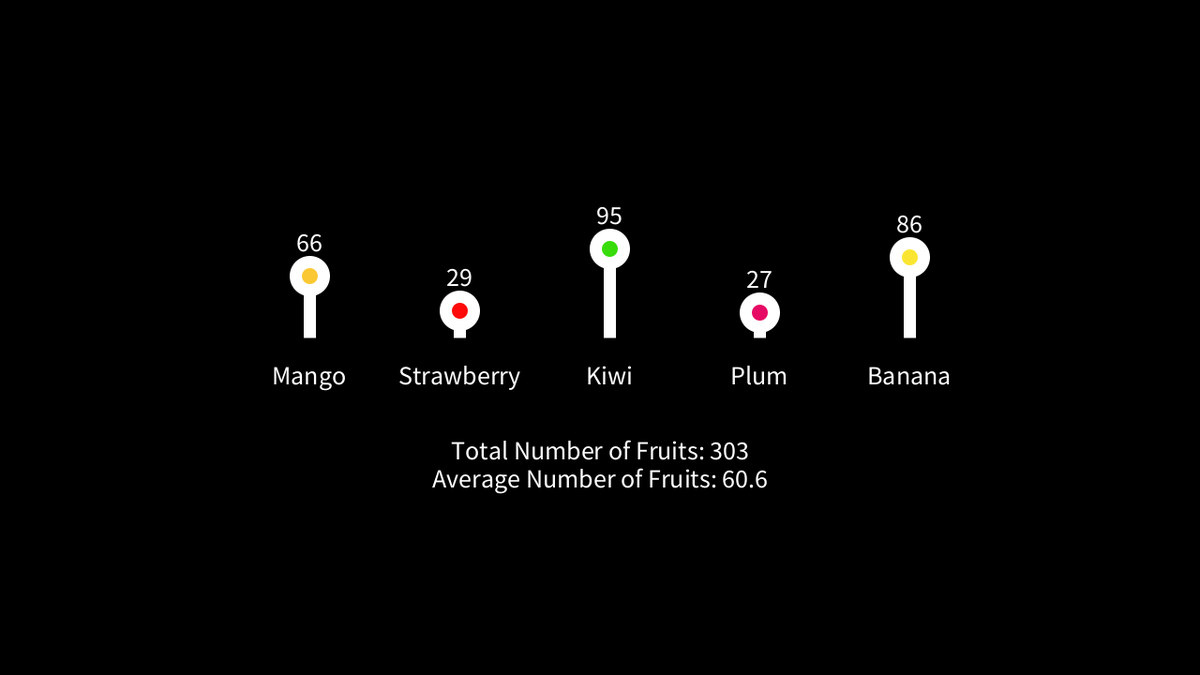
Frame 1 (no input)
Frame 60 (the mouse pressed at the canvas centre just before this capture): identical to frame 1, image omitted
Frame 120 (the mouse held since frame 60 and released just before this capture): identical to frame 1, image omitted

The Processing sketch that drew this single still picture (run headless with seeded random() and noise(); from frame 60 on, the mouse is pressed at the canvas centre):

// Processing sketch: ArrayPractice
// ── ArrayPractice.pde
int[] fruitAmt = new int[5];
String[] fruitNames = {"Mango", "Strawberry", "Kiwi", "Plum", "Banana"};
int total = 0;

void setup() {
  size(1280, 720);

  for (int idx = 0; idx < fruitAmt.length; idx++) {
    fruitAmt[idx] = int(random(5, 100));
  }
}

float barWidth = 13;
float graphBegin = 330;
float graphGap = 160;

void draw () {
  background(0);
  strokeWeight(barWidth);
  stroke(255);
  strokeCap(SQUARE);
  textAlign(CENTER);
  textSize(28);
  fill(255);

  for (int idx = 0; idx < fruitAmt.length; idx++) {
    float x = graphBegin + idx * graphGap;
    line(x, height * 0.5, x, height * 0.5 - fruitAmt[idx]);
    circle(x, height * .5 - fruitAmt[idx], 20);
    if (fruitNames[idx] == fruitNames[0]) {
      stroke(255);
      fill(250, 200, 50);
    }
    if (fruitNames[idx] == fruitNames[1]) {
      fill(255, 10, 10);
    }
    if (fruitNames[idx] == fruitNames[2]) {
      fill(55, 220, 10);
    }
    if (fruitNames[idx] == fruitNames[3]) {
      fill(230, 10, 100);
    }
    if (fruitNames[idx] == fruitNames[4]) {
      fill(250, 230, 50);
    }
    circle(x, height * .5 - fruitAmt[idx], 30);
    fill(255);
    text(fruitNames[idx], x, height * 0.5 + 50);
    text(fruitAmt[idx], x, height * 0.5 - fruitAmt[idx] - 26);
    
    total = fruitAmt[0] + fruitAmt[1] + fruitAmt[2] + fruitAmt[3] + fruitAmt[4];
  }
  float average = total / float(fruitAmt.length);
  text("Total Number of Fruits: " + total, width * .5, height * .5 + 130);
  text("Average Number of Fruits: " + average, width * .5, height * .5 + 160);
}
